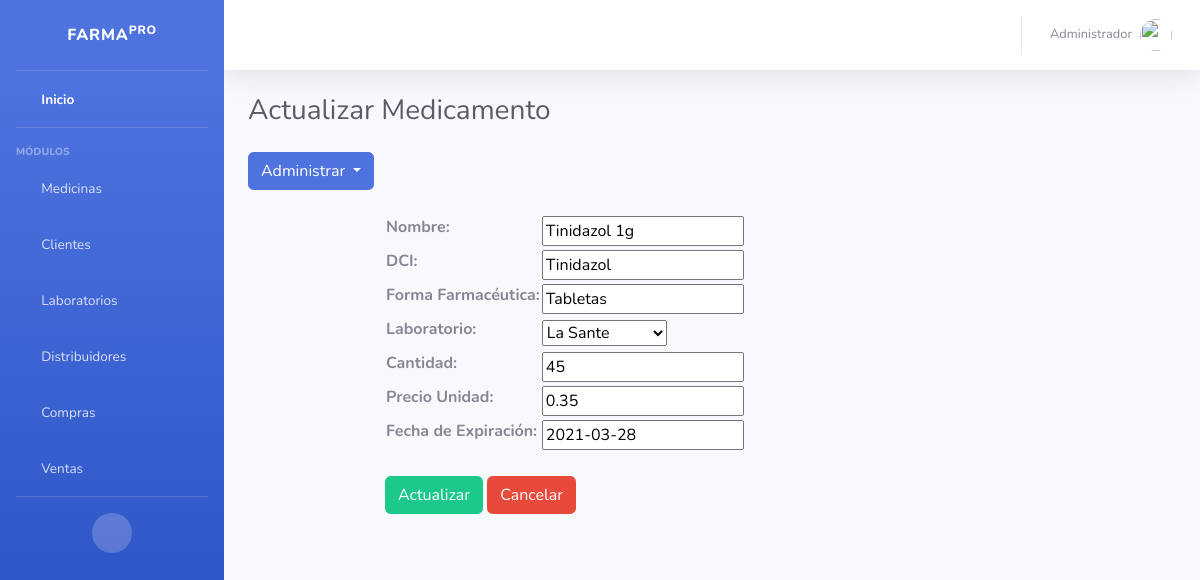
Screenshot of /medicamentos/update/15 with the database file from the repository.
### medicamentos/models.py (models this page shows, shortened)
class Medicina (models.Model):
    nombre_comercial = models.CharField(max_length=100, verbose_name="Nombre", blank=False, null=False, unique=True)
    dci = models.CharField(max_length=100, verbose_name="DCI", blank=False, null=False, unique=True)
    forma_farmaceutica = models.CharField(max_length=50, verbose_name="Forma Farmacéutica", blank=False, null=False)
    laboratorio = models.ForeignKey(Laboratorio,on_delete=models.CASCADE, verbose_name="Laboratorio")
    cantidad_unidades = models.IntegerField(verbose_name="Cantidad", blank=False, null=False )
    precio = models.DecimalField(max_digits = 5, decimal_places = 2,verbose_name="Precio Unidad", blank=False, null=False)
    fecha_ingreso = models.DateTimeField(auto_now_add=True, verbose_name="Fecha de Ingreso")
    fecha_expiracion = models.DateField(verbose_name="Fecha de Expiración", blank=False, null=False)
    fecha_modificacion = models.DateTimeField(auto_now=True, verbose_name="Última Modificación")
    class Meta:
        verbose_name = "Medicina"
        verbose_name_plural = "Medicinas"

### medicamentos/views.py (the view, shortened to what this page needs)
# urls.py: path("update/<int:pk>", MedicinaUpdateView.as_view(), name="update"),
class MedicinaUpdateView(UpdateView):
    model = Medicina
    fields = ["nombre_comercial", "dci", "forma_farmaceutica","laboratorio","cantidad_unidades","precio","fecha_expiracion"]
    template_name_suffix = "_update_form"

### laboratorios/models.py (called while the page is built)
    def __str__(self):
        return self.nombre_laboratorio # Atributo que me muestra en la tabla del Admin

### medicamentos/templates/medicamentos/medicina_update_form.html (shortened to what this page needs)
 {% extends 'core/base.html' %}
{% block cabecera %} Actualizar Medicamento {% endblock %}
{% block pie %} {% include 'medicamentos/medicina_menu.html'%}
<main role="main">
  <div class="container">
    <div class="row mt-3">
      <div class="col-md-9 mx-auto">
        <div>
          <form action="" method="post">
            <table>
              {{ form.as_table }}
            </table>
            <br />
            <input type="submit" value="Actualizar"  class="btn btn-success" />
            <a href="{% url 'medicamentos:medicamentos' %}"class="btn btn-danger">
              Cancelar
              </a>
          </form>
        </div>
      </div>
    </div>
  </div>
</main>
{% endblock %}

### rows the page displays
Medicina: nombre_comercial "Tinidazol 1g", dci "Tinidazol", forma_farmaceutica "Tabletas", laboratorio "La Sante", cantidad_unidades "45", precio "0.35", fecha_expiracion "2021-03-28"
